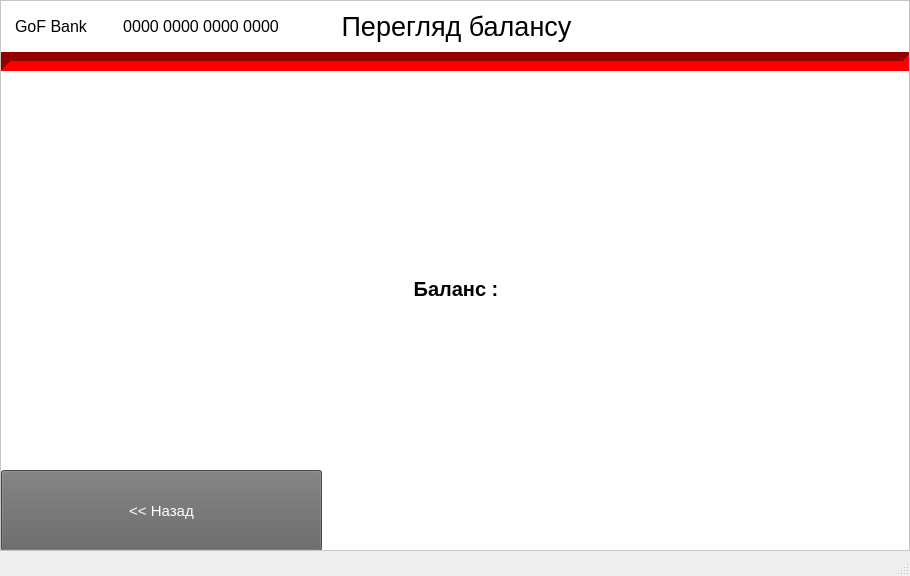
<?xml version="1.0" encoding="UTF-8"?>
<ui version="4.0">
 <class>MainWindow</class>
 <widget class="QMainWindow" name="MainWindow">
  <property name="geometry">
   <rect>
    <x>0</x>
    <y>0</y>
    <width>910</width>
    <height>576</height>
   </rect>
  </property>
  <property name="minimumSize">
   <size>
    <width>910</width>
    <height>576</height>
   </size>
  </property>
  <property name="maximumSize">
   <size>
    <width>910</width>
    <height>576</height>
   </size>
  </property>
  <property name="windowTitle">
   <string>ATM</string>
  </property>
  <widget class="QStackedWidget" name="stackedWidget">
   <property name="minimumSize">
    <size>
     <width>910</width>
     <height>551</height>
    </size>
   </property>
   <property name="maximumSize">
    <size>
     <width>910</width>
     <height>551</height>
    </size>
   </property>
   <property name="styleSheet">
    <string notr="true">background-color: rgb(255,255,255);</string>
   </property>
   <property name="frameShape">
    <enum>QFrame::StyledPanel</enum>
   </property>
   <property name="frameShadow">
    <enum>QFrame::Raised</enum>
   </property>
   <property name="currentIndex">
    <number>4</number>
   </property>
   <widget class="QFrame" name="startMenu">
    <property name="styleSheet">
     <string notr="true">background-color: rgb(255,255,255);</string>
    </property>
    <property name="frameShape">
     <enum>QFrame::StyledPanel</enum>
    </property>
    <property name="frameShadow">
     <enum>QFrame::Raised</enum>
    </property>
    <widget class="QLabel" name="label">
     <property name="geometry">
      <rect>
       <x>340</x>
       <y>110</y>
       <width>231</width>
       <height>231</height>
      </rect>
     </property>
     <property name="pixmap">
      <pixmap>../../Downloads/index.png</pixmap>
     </property>
    </widget>
    <widget class="QPushButton" name="pushButton">
     <property name="geometry">
      <rect>
       <x>0</x>
       <y>469</y>
       <width>321</width>
       <height>81</height>
      </rect>
     </property>
     <property name="font">
      <font>
       <family>Microsoft YaHei UI</family>
       <pointsize>11</pointsize>
       <weight>50</weight>
       <italic>false</italic>
       <bold>false</bold>
      </font>
     </property>
     <property name="styleSheet">
      <string notr="true">background-color: rgb(99, 99, 99);
color: rgb(255, 255, 255);</string>
     </property>
     <property name="text">
      <string>✓ Операції з картою</string>
     </property>
    </widget>
    <widget class="QPushButton" name="pushButton_2">
     <property name="geometry">
      <rect>
       <x>588</x>
       <y>469</y>
       <width>321</width>
       <height>81</height>
      </rect>
     </property>
     <property name="font">
      <font>
       <family>Microsoft YaHei UI</family>
       <pointsize>11</pointsize>
       <weight>50</weight>
       <bold>false</bold>
      </font>
     </property>
     <property name="styleSheet">
      <string notr="true">background-color: rgb(99, 99, 99);
color: rgb(255, 255, 255);</string>
     </property>
     <property name="text">
      <string>Операції без карти</string>
     </property>
    </widget>
    <widget class="Line" name="line_2">
     <property name="geometry">
      <rect>
       <x>0</x>
       <y>50</y>
       <width>911</width>
       <height>20</height>
      </rect>
     </property>
     <property name="styleSheet">
      <string notr="true">color: rgb(219, 0, 0);
background-color: rgb(219, 0, 0);
</string>
     </property>
     <property name="lineWidth">
      <number>10</number>
     </property>
     <property name="orientation">
      <enum>Qt::Horizontal</enum>
     </property>
    </widget>
    <widget class="QLabel" name="label_2">
     <property name="geometry">
      <rect>
       <x>-1</x>
       <y>0</y>
       <width>911</width>
       <height>51</height>
      </rect>
     </property>
     <property name="font">
      <font>
       <family>Microsoft JhengHei UI</family>
       <pointsize>20</pointsize>
       <weight>50</weight>
       <bold>false</bold>
      </font>
     </property>
     <property name="text">
      <string>Стартове меню</string>
     </property>
     <property name="alignment">
      <set>Qt::AlignCenter</set>
     </property>
    </widget>
    <widget class="QLabel" name="label_6">
     <property name="geometry">
      <rect>
       <x>0</x>
       <y>0</y>
       <width>100</width>
       <height>50</height>
      </rect>
     </property>
     <property name="font">
      <font>
       <pointsize>12</pointsize>
      </font>
     </property>
     <property name="text">
      <string>GoF Bank</string>
     </property>
     <property name="alignment">
      <set>Qt::AlignCenter</set>
     </property>
    </widget>
    <widget class="QLabel" name="label_8">
     <property name="geometry">
      <rect>
       <x>100</x>
       <y>0</y>
       <width>200</width>
       <height>50</height>
      </rect>
     </property>
     <property name="font">
      <font>
       <pointsize>12</pointsize>
      </font>
     </property>
     <property name="text">
      <string>0000 0000 0000 0000</string>
     </property>
     <property name="alignment">
      <set>Qt::AlignCenter</set>
     </property>
    </widget>
   </widget>
   <widget class="QFrame" name="cardInputMenu">
    <widget class="Line" name="line_3">
     <property name="geometry">
      <rect>
       <x>0</x>
       <y>50</y>
       <width>911</width>
       <height>20</height>
      </rect>
     </property>
     <property name="styleSheet">
      <string notr="true">color: rgb(219, 0, 0);
background-color: rgb(219, 0, 0);
</string>
     </property>
     <property name="lineWidth">
      <number>10</number>
     </property>
     <property name="orientation">
      <enum>Qt::Horizontal</enum>
     </property>
    </widget>
    <widget class="QLabel" name="label_3">
     <property name="geometry">
      <rect>
       <x>0</x>
       <y>0</y>
       <width>911</width>
       <height>51</height>
      </rect>
     </property>
     <property name="font">
      <font>
       <family>Microsoft JhengHei UI</family>
       <pointsize>20</pointsize>
       <weight>50</weight>
       <bold>false</bold>
      </font>
     </property>
     <property name="text">
      <string>Виберіть послугу</string>
     </property>
     <property name="alignment">
      <set>Qt::AlignCenter</set>
     </property>
    </widget>
    <widget class="QPushButton" name="pushButton_3">
     <property name="geometry">
      <rect>
       <x>0</x>
       <y>469</y>
       <width>321</width>
       <height>81</height>
      </rect>
     </property>
     <property name="font">
      <font>
       <pointsize>11</pointsize>
      </font>
     </property>
     <property name="styleSheet">
      <string notr="true">background-color: rgb(99, 99, 99);
color: rgb(255, 255, 255);</string>
     </property>
     <property name="text">
      <string> 	⚙ Мої налаштування</string>
     </property>
    </widget>
    <widget class="QPushButton" name="pushButton_4">
     <property name="geometry">
      <rect>
       <x>588</x>
       <y>469</y>
       <width>321</width>
       <height>81</height>
      </rect>
     </property>
     <property name="font">
      <font>
       <pointsize>11</pointsize>
      </font>
     </property>
     <property name="styleSheet">
      <string notr="true">background-color: rgb(99, 99, 99);
color: rgb(255, 255, 255);</string>
     </property>
     <property name="text">
      <string>Закінчити сеанс ✕</string>
     </property>
    </widget>
    <widget class="QPushButton" name="pushButton_5">
     <property name="geometry">
      <rect>
       <x>588</x>
       <y>369</y>
       <width>321</width>
       <height>81</height>
      </rect>
     </property>
     <property name="font">
      <font>
       <pointsize>11</pointsize>
      </font>
     </property>
     <property name="styleSheet">
      <string notr="true">background-color: rgb(99, 99, 99);
color: rgb(255, 255, 255);</string>
     </property>
     <property name="text">
      <string>Баланс карти 💰 </string>
     </property>
    </widget>
    <widget class="QPushButton" name="pushButton_6">
     <property name="geometry">
      <rect>
       <x>0</x>
       <y>369</y>
       <width>321</width>
       <height>81</height>
      </rect>
     </property>
     <property name="font">
      <font>
       <pointsize>11</pointsize>
      </font>
     </property>
     <property name="styleSheet">
      <string notr="true">background-color: rgb(99, 99, 99);
color: rgb(255, 255, 255);</string>
     </property>
     <property name="text">
      <string>💵 Видача готівки</string>
     </property>
    </widget>
    <widget class="QPushButton" name="pushButton_7">
     <property name="geometry">
      <rect>
       <x>0</x>
       <y>269</y>
       <width>321</width>
       <height>81</height>
      </rect>
     </property>
     <property name="font">
      <font>
       <pointsize>11</pointsize>
      </font>
     </property>
     <property name="styleSheet">
      <string notr="true">background-color: rgb(99, 99, 99);
color: rgb(255, 255, 255);</string>
     </property>
     <property name="text">
      <string>💸 Поповнити рахунок карти</string>
     </property>
    </widget>
    <widget class="QPushButton" name="pushButton_8">
     <property name="geometry">
      <rect>
       <x>588</x>
       <y>269</y>
       <width>321</width>
       <height>81</height>
      </rect>
     </property>
     <property name="font">
      <font>
       <pointsize>11</pointsize>
      </font>
     </property>
     <property name="styleSheet">
      <string notr="true">background-color: rgb(99, 99, 99);
color: rgb(255, 255, 255);</string>
     </property>
     <property name="text">
      <string>Перевести гроші на іншу карту 💳</string>
     </property>
    </widget>
    <widget class="QLabel" name="label_4">
     <property name="geometry">
      <rect>
       <x>0</x>
       <y>0</y>
       <width>100</width>
       <height>50</height>
      </rect>
     </property>
     <property name="font">
      <font>
       <pointsize>12</pointsize>
      </font>
     </property>
     <property name="text">
      <string>GoF Bank</string>
     </property>
     <property name="alignment">
      <set>Qt::AlignCenter</set>
     </property>
    </widget>
    <widget class="QLabel" name="label_5">
     <property name="geometry">
      <rect>
       <x>100</x>
       <y>0</y>
       <width>200</width>
       <height>50</height>
      </rect>
     </property>
     <property name="font">
      <font>
       <pointsize>12</pointsize>
      </font>
     </property>
     <property name="text">
      <string>0000 0000 0000 0000</string>
     </property>
     <property name="alignment">
      <set>Qt::AlignCenter</set>
     </property>
    </widget>
   </widget>
   <widget class="QFrame" name="giveCashMenu">
    <widget class="Line" name="lineGiveCashMenu">
     <property name="geometry">
      <rect>
       <x>0</x>
       <y>50</y>
       <width>911</width>
       <height>20</height>
      </rect>
     </property>
     <property name="styleSheet">
      <string notr="true">color: rgb(219, 0, 0);
 background-color: rgb(219, 0, 0);
 </string>
     </property>
     <property name="lineWidth">
      <number>10</number>
     </property>
     <property name="orientation">
      <enum>Qt::Horizontal</enum>
     </property>
    </widget>
    <widget class="QLabel" name="label1GiveCashMenu">
     <property name="geometry">
      <rect>
       <x>0</x>
       <y>0</y>
       <width>911</width>
       <height>51</height>
      </rect>
     </property>
     <property name="font">
      <font>
       <family>Microsoft JhengHei UI</family>
       <pointsize>20</pointsize>
       <weight>50</weight>
       <bold>false</bold>
      </font>
     </property>
     <property name="text">
      <string>Видача готівки</string>
     </property>
     <property name="alignment">
      <set>Qt::AlignCenter</set>
     </property>
    </widget>
    <widget class="QPushButton" name="pushButton1GiveCashMenu">
     <property name="geometry">
      <rect>
       <x>0</x>
       <y>469</y>
       <width>321</width>
       <height>81</height>
      </rect>
     </property>
     <property name="font">
      <font>
       <pointsize>11</pointsize>
      </font>
     </property>
     <property name="styleSheet">
      <string notr="true">background-color: rgb(99, 99, 99);
 color: rgb(255, 255, 255);</string>
     </property>
     <property name="text">
      <string>&lt;&lt; Назад</string>
     </property>
    </widget>
    <widget class="QPushButton" name="pushButton2GiveCashMenu">
     <property name="enabled">
      <bool>true</bool>
     </property>
     <property name="geometry">
      <rect>
       <x>588</x>
       <y>469</y>
       <width>321</width>
       <height>81</height>
      </rect>
     </property>
     <property name="font">
      <font>
       <pointsize>11</pointsize>
      </font>
     </property>
     <property name="styleSheet">
      <string notr="true">background-color: rgb(99, 99, 99);
 color: rgb(255, 255, 255);</string>
     </property>
     <property name="text">
      <string>Видати ✓</string>
     </property>
    </widget>
    <widget class="QLabel" name="label2GiveCashMenu">
     <property name="geometry">
      <rect>
       <x>0</x>
       <y>0</y>
       <width>100</width>
       <height>50</height>
      </rect>
     </property>
     <property name="font">
      <font>
       <pointsize>12</pointsize>
      </font>
     </property>
     <property name="text">
      <string>GoF Bank</string>
     </property>
     <property name="alignment">
      <set>Qt::AlignCenter</set>
     </property>
    </widget>
    <widget class="QLabel" name="label3GiveCashMenu">
     <property name="geometry">
      <rect>
       <x>100</x>
       <y>0</y>
       <width>200</width>
       <height>50</height>
      </rect>
     </property>
     <property name="font">
      <font>
       <pointsize>12</pointsize>
      </font>
     </property>
     <property name="text">
      <string>0000 0000 0000 0000</string>
     </property>
     <property name="alignment">
      <set>Qt::AlignCenter</set>
     </property>
    </widget>
    <widget class="QLineEdit" name="lineEditGiveCashMenu">
     <property name="geometry">
      <rect>
       <x>380</x>
       <y>269</y>
       <width>140</width>
       <height>80</height>
      </rect>
     </property>
     <property name="font">
      <font>
       <pointsize>30</pointsize>
      </font>
     </property>
    </widget>
    <widget class="QLabel" name="label_7">
     <property name="geometry">
      <rect>
       <x>255</x>
       <y>220</y>
       <width>400</width>
       <height>40</height>
      </rect>
     </property>
     <property name="font">
      <font>
       <pointsize>15</pointsize>
       <weight>75</weight>
       <bold>true</bold>
      </font>
     </property>
     <property name="text">
      <string>Введіть суму для видачі</string>
     </property>
     <property name="alignment">
      <set>Qt::AlignCenter</set>
     </property>
    </widget>
    <widget class="QLabel" name="label_9">
     <property name="geometry">
      <rect>
       <x>520</x>
       <y>299</y>
       <width>55</width>
       <height>31</height>
      </rect>
     </property>
     <property name="font">
      <font>
       <pointsize>12</pointsize>
      </font>
     </property>
     <property name="text">
      <string>грн.</string>
     </property>
     <property name="alignment">
      <set>Qt::AlignCenter</set>
     </property>
    </widget>
   </widget>
   <widget class="QFrame" name="addCashMenu">
    <widget class="Line" name="addCashLine_3">
     <property name="geometry">
      <rect>
       <x>0</x>
       <y>50</y>
       <width>911</width>
       <height>20</height>
      </rect>
     </property>
     <property name="styleSheet">
      <string notr="true">color: rgb(219, 0, 0);
background-color: rgb(219, 0, 0);
</string>
     </property>
     <property name="lineWidth">
      <number>10</number>
     </property>
     <property name="orientation">
      <enum>Qt::Horizontal</enum>
     </property>
    </widget>
    <widget class="QLabel" name="addCashLabel_3">
     <property name="geometry">
      <rect>
       <x>0</x>
       <y>0</y>
       <width>911</width>
       <height>51</height>
      </rect>
     </property>
     <property name="font">
      <font>
       <family>Microsoft JhengHei UI</family>
       <pointsize>15</pointsize>
       <weight>50</weight>
       <bold>false</bold>
      </font>
     </property>
     <property name="text">
      <string>Поповнення рахунку карти</string>
     </property>
     <property name="alignment">
      <set>Qt::AlignCenter</set>
     </property>
    </widget>
    <widget class="QPushButton" name="addCashPushButton_3">
     <property name="geometry">
      <rect>
       <x>0</x>
       <y>469</y>
       <width>321</width>
       <height>81</height>
      </rect>
     </property>
     <property name="font">
      <font>
       <pointsize>11</pointsize>
      </font>
     </property>
     <property name="styleSheet">
      <string notr="true">background-color: rgb(99, 99, 99);
color: rgb(255, 255, 255);</string>
     </property>
     <property name="text">
      <string>&lt;&lt; Назад</string>
     </property>
    </widget>
    <widget class="QPushButton" name="addCashPushButton_4">
     <property name="geometry">
      <rect>
       <x>588</x>
       <y>469</y>
       <width>321</width>
       <height>81</height>
      </rect>
     </property>
     <property name="font">
      <font>
       <pointsize>11</pointsize>
      </font>
     </property>
     <property name="styleSheet">
      <string notr="true">background-color: rgb(99, 99, 99);
color: rgb(255, 255, 255);</string>
     </property>
     <property name="text">
      <string>Поповнити ✓</string>
     </property>
    </widget>
    <widget class="QLabel" name="addCashLabel_4">
     <property name="geometry">
      <rect>
       <x>0</x>
       <y>0</y>
       <width>100</width>
       <height>50</height>
      </rect>
     </property>
     <property name="font">
      <font>
       <pointsize>12</pointsize>
      </font>
     </property>
     <property name="text">
      <string>GoF Bank</string>
     </property>
     <property name="alignment">
      <set>Qt::AlignCenter</set>
     </property>
    </widget>
    <widget class="QLabel" name="addCashLabel_5">
     <property name="geometry">
      <rect>
       <x>100</x>
       <y>0</y>
       <width>200</width>
       <height>50</height>
      </rect>
     </property>
     <property name="font">
      <font>
       <pointsize>12</pointsize>
      </font>
     </property>
     <property name="text">
      <string>0000 0000 0000 0000</string>
     </property>
     <property name="alignment">
      <set>Qt::AlignCenter</set>
     </property>
    </widget>
    <widget class="QLineEdit" name="lineEditAddCash">
     <property name="geometry">
      <rect>
       <x>380</x>
       <y>269</y>
       <width>140</width>
       <height>80</height>
      </rect>
     </property>
     <property name="font">
      <font>
       <pointsize>30</pointsize>
      </font>
     </property>
    </widget>
    <widget class="QLabel" name="addCashLabel_7">
     <property name="geometry">
      <rect>
       <x>255</x>
       <y>220</y>
       <width>400</width>
       <height>40</height>
      </rect>
     </property>
     <property name="font">
      <font>
       <pointsize>15</pointsize>
       <weight>75</weight>
       <bold>true</bold>
      </font>
     </property>
     <property name="text">
      <string>Введіть суму для поповнення</string>
     </property>
     <property name="alignment">
      <set>Qt::AlignCenter</set>
     </property>
    </widget>
    <widget class="QLabel" name="addCashLabel_9">
     <property name="geometry">
      <rect>
       <x>520</x>
       <y>299</y>
       <width>55</width>
       <height>31</height>
      </rect>
     </property>
     <property name="font">
      <font>
       <pointsize>12</pointsize>
      </font>
     </property>
     <property name="text">
      <string>грн.</string>
     </property>
     <property name="alignment">
      <set>Qt::AlignCenter</set>
     </property>
    </widget>
   </widget>
   <widget class="QFrame" name="checkBalanceMenu">
    <widget class="Line" name="checkBalanceLine_3">
     <property name="geometry">
      <rect>
       <x>0</x>
       <y>50</y>
       <width>911</width>
       <height>20</height>
      </rect>
     </property>
     <property name="styleSheet">
      <string notr="true">color: rgb(219, 0, 0);
background-color: rgb(219, 0, 0);
</string>
     </property>
     <property name="lineWidth">
      <number>10</number>
     </property>
     <property name="orientation">
      <enum>Qt::Horizontal</enum>
     </property>
    </widget>
    <widget class="QLabel" name="checkBalanceLabel_3">
     <property name="geometry">
      <rect>
       <x>0</x>
       <y>0</y>
       <width>911</width>
       <height>51</height>
      </rect>
     </property>
     <property name="font">
      <font>
       <family>Microsoft JhengHei UI</family>
       <pointsize>20</pointsize>
       <weight>50</weight>
       <bold>false</bold>
      </font>
     </property>
     <property name="text">
      <string>Перегляд балансу</string>
     </property>
     <property name="alignment">
      <set>Qt::AlignCenter</set>
     </property>
    </widget>
    <widget class="QPushButton" name="checkBalancePushButton_3">
     <property name="geometry">
      <rect>
       <x>0</x>
       <y>469</y>
       <width>321</width>
       <height>81</height>
      </rect>
     </property>
     <property name="font">
      <font>
       <pointsize>11</pointsize>
      </font>
     </property>
     <property name="styleSheet">
      <string notr="true">background-color: rgb(99, 99, 99);
color: rgb(255, 255, 255);</string>
     </property>
     <property name="text">
      <string>&lt;&lt; Назад</string>
     </property>
    </widget>
    <widget class="QLabel" name="checkBalanceLabel_4">
     <property name="geometry">
      <rect>
       <x>0</x>
       <y>0</y>
       <width>100</width>
       <height>50</height>
      </rect>
     </property>
     <property name="font">
      <font>
       <pointsize>12</pointsize>
      </font>
     </property>
     <property name="text">
      <string>GoF Bank</string>
     </property>
     <property name="alignment">
      <set>Qt::AlignCenter</set>
     </property>
    </widget>
    <widget class="QLabel" name="checkBalanceLabel_5">
     <property name="geometry">
      <rect>
       <x>100</x>
       <y>0</y>
       <width>200</width>
       <height>50</height>
      </rect>
     </property>
     <property name="font">
      <font>
       <pointsize>12</pointsize>
      </font>
     </property>
     <property name="text">
      <string>0000 0000 0000 0000</string>
     </property>
     <property name="alignment">
      <set>Qt::AlignCenter</set>
     </property>
    </widget>
    <widget class="QLabel" name="checkBalanceLabel_7">
     <property name="geometry">
      <rect>
       <x>205</x>
       <y>258</y>
       <width>500</width>
       <height>60</height>
      </rect>
     </property>
     <property name="font">
      <font>
       <pointsize>15</pointsize>
       <weight>75</weight>
       <bold>true</bold>
      </font>
     </property>
     <property name="text">
      <string>Баланс :</string>
     </property>
     <property name="alignment">
      <set>Qt::AlignCenter</set>
     </property>
    </widget>
   </widget>
   <widget class="QFrame" name="transactionMenu">
    <widget class="Line" name="transactionLine_3">
     <property name="geometry">
      <rect>
       <x>0</x>
       <y>50</y>
       <width>911</width>
       <height>20</height>
      </rect>
     </property>
     <property name="styleSheet">
      <string notr="true">color: rgb(219, 0, 0);
background-color: rgb(219, 0, 0);
</string>
     </property>
     <property name="lineWidth">
      <number>10</number>
     </property>
     <property name="orientation">
      <enum>Qt::Horizontal</enum>
     </property>
    </widget>
    <widget class="QLabel" name="transactionLabel_3">
     <property name="geometry">
      <rect>
       <x>0</x>
       <y>0</y>
       <width>911</width>
       <height>51</height>
      </rect>
     </property>
     <property name="font">
      <font>
       <family>Microsoft JhengHei UI</family>
       <pointsize>20</pointsize>
       <weight>50</weight>
       <bold>false</bold>
      </font>
     </property>
     <property name="text">
      <string>Переказ грошей</string>
     </property>
     <property name="alignment">
      <set>Qt::AlignCenter</set>
     </property>
    </widget>
    <widget class="QPushButton" name="transactionPushButton_3">
     <property name="geometry">
      <rect>
       <x>0</x>
       <y>469</y>
       <width>321</width>
       <height>81</height>
      </rect>
     </property>
     <property name="font">
      <font>
       <pointsize>11</pointsize>
      </font>
     </property>
     <property name="styleSheet">
      <string notr="true">background-color: rgb(99, 99, 99);
color: rgb(255, 255, 255);</string>
     </property>
     <property name="text">
      <string>&lt;&lt; Назад</string>
     </property>
    </widget>
    <widget class="QPushButton" name="transactionPushButton_4">
     <property name="geometry">
      <rect>
       <x>588</x>
       <y>469</y>
       <width>321</width>
       <height>81</height>
      </rect>
     </property>
     <property name="font">
      <font>
       <pointsize>11</pointsize>
      </font>
     </property>
     <property name="styleSheet">
      <string notr="true">background-color: rgb(99, 99, 99);
color: rgb(255, 255, 255);</string>
     </property>
     <property name="text">
      <string>Здійснити переказ ✓</string>
     </property>
    </widget>
    <widget class="QLabel" name="transactionLabel_4">
     <property name="geometry">
      <rect>
       <x>0</x>
       <y>0</y>
       <width>100</width>
       <height>50</height>
      </rect>
     </property>
     <property name="font">
      <font>
       <pointsize>12</pointsize>
      </font>
     </property>
     <property name="text">
      <string>GoF Bank</string>
     </property>
     <property name="alignment">
      <set>Qt::AlignCenter</set>
     </property>
    </widget>
    <widget class="QLabel" name="transactionLabel_5">
     <property name="geometry">
      <rect>
       <x>100</x>
       <y>0</y>
       <width>200</width>
       <height>50</height>
      </rect>
     </property>
     <property name="font">
      <font>
       <pointsize>12</pointsize>
      </font>
     </property>
     <property name="text">
      <string>0000 0000 0000 0000</string>
     </property>
     <property name="alignment">
      <set>Qt::AlignCenter</set>
     </property>
    </widget>
    <widget class="QLineEdit" name="lineEditTransaction">
     <property name="geometry">
      <rect>
       <x>204</x>
       <y>289</y>
       <width>142</width>
       <height>60</height>
      </rect>
     </property>
     <property name="font">
      <font>
       <pointsize>30</pointsize>
      </font>
     </property>
    </widget>
    <widget class="QLabel" name="transactionLabel_7">
     <property name="geometry">
      <rect>
       <x>75</x>
       <y>240</y>
       <width>400</width>
       <height>40</height>
      </rect>
     </property>
     <property name="font">
      <font>
       <pointsize>15</pointsize>
       <weight>75</weight>
       <bold>true</bold>
      </font>
     </property>
     <property name="text">
      <string>Сума переказу</string>
     </property>
     <property name="alignment">
      <set>Qt::AlignCenter</set>
     </property>
    </widget>
    <widget class="QLabel" name="transactionLabel_9">
     <property name="geometry">
      <rect>
       <x>346</x>
       <y>299</y>
       <width>55</width>
       <height>31</height>
      </rect>
     </property>
     <property name="font">
      <font>
       <pointsize>12</pointsize>
      </font>
     </property>
     <property name="text">
      <string>грн.</string>
     </property>
     <property name="alignment">
      <set>Qt::AlignCenter</set>
     </property>
    </widget>
    <widget class="QLineEdit" name="lineEditTransaction_2">
     <property name="geometry">
      <rect>
       <x>426</x>
       <y>289</y>
       <width>280</width>
       <height>60</height>
      </rect>
     </property>
     <property name="font">
      <font>
       <pointsize>18</pointsize>
      </font>
     </property>
    </widget>
    <widget class="QLabel" name="transactionLabel_8">
     <property name="geometry">
      <rect>
       <x>440</x>
       <y>240</y>
       <width>250</width>
       <height>40</height>
      </rect>
     </property>
     <property name="font">
      <font>
       <pointsize>15</pointsize>
       <weight>75</weight>
       <bold>true</bold>
      </font>
     </property>
     <property name="text">
      <string>Карта отримувача</string>
     </property>
     <property name="alignment">
      <set>Qt::AlignCenter</set>
     </property>
    </widget>
   </widget>
   <widget class="QMenuBar" name="menuBar"/>
   <widget class="QToolBar" name="mainToolBar"/>
  </widget>
  <widget class="QStatusBar" name="statusBar"/>
 </widget>
 <layoutdefault spacing="6" margin="11"/>
 <resources/>
 <connections/>
</ui>
